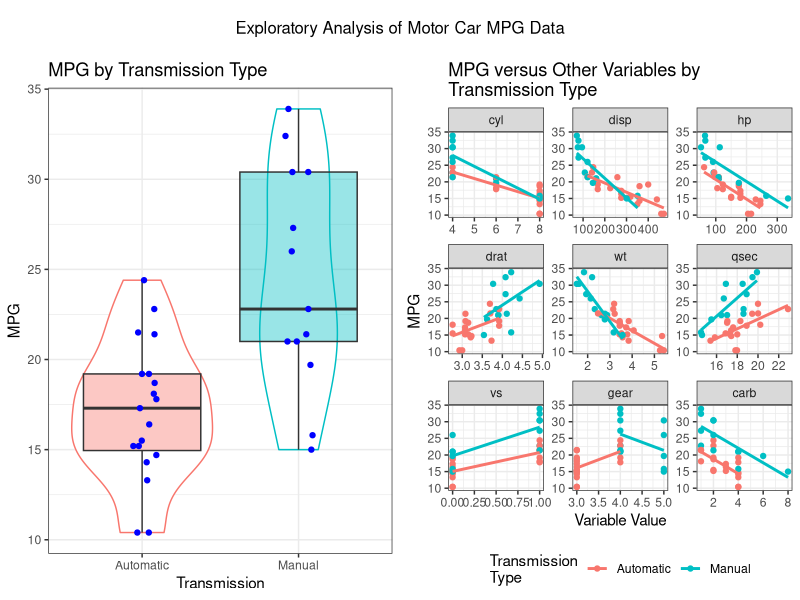
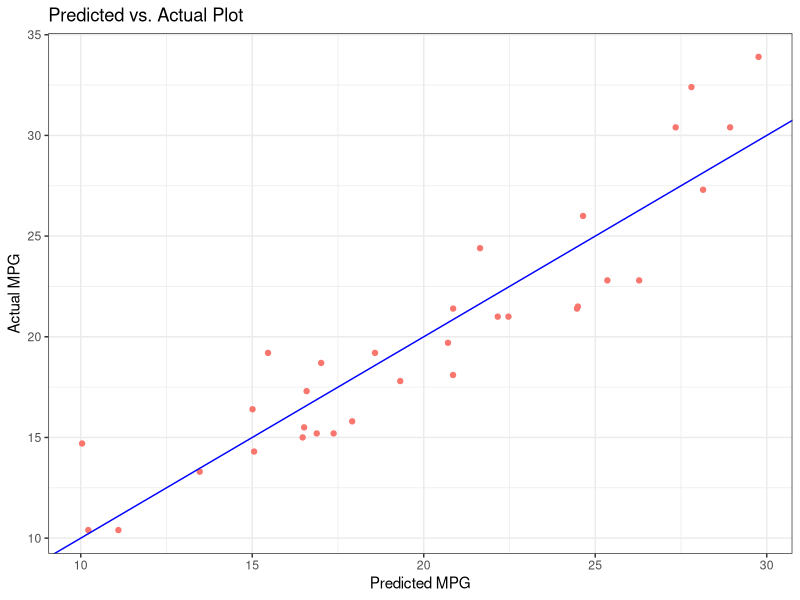
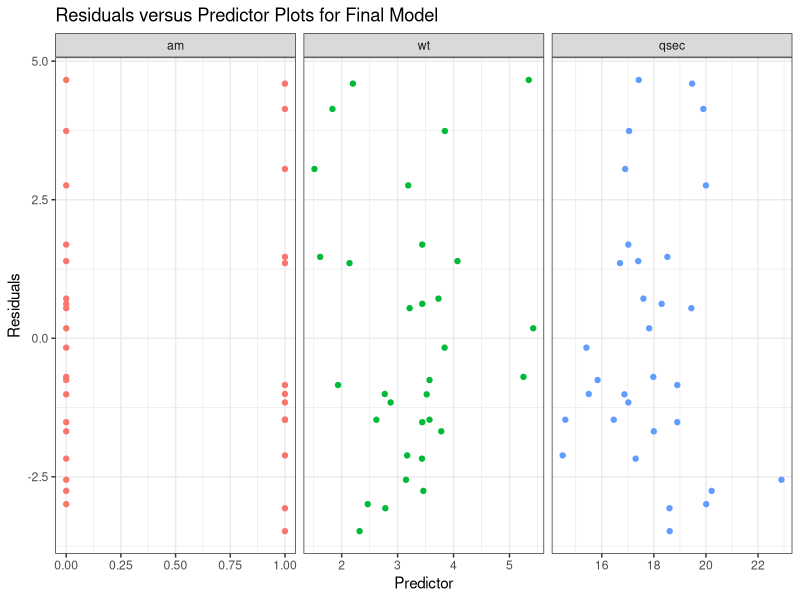

R code for these plots, in order: (Note: this script raises an error after producing the figures.)
## ---- chunk 1
library(ggplot2);library(plyr);library(dplyr);library(reshape2)

data(mtcars)
data <- mtcars
data$am <- factor(data$am,levels=c(0,1),labels=c("Automatic","Manual"))
data$car <- row.names(data)

#Do some EDA
ch1 <- ggplot(data,aes(y=mpg,x=am))+geom_violin(aes(color=am))+geom_boxplot(aes(fill=am),alpha=0.4)+
  geom_jitter(position = position_jitter(width = .1,height=0),color="blue")+theme_bw()+
  theme(legend.position="none")+scale_y_continuous("MPG")+scale_x_discrete("Transmission")+
  ggtitle("MPG by Transmission Type")

data1 <- melt(data,id.var=c("car","am","mpg"))
ch2 <- ggplot(data1,aes(y=mpg,x=value,color=am))+geom_point()+stat_smooth(se=F,method="lm")+
  facet_wrap(~variable,scales="free")+theme_bw()+theme(legend.position="bottom")+
  ggtitle("MPG versus Other Variables by\nTransmission Type")+scale_y_continuous("MPG")+
  scale_x_continuous("Variable Value")+scale_color_discrete("Transmission\nType")

require(grid)
vp.layout <- function(x, y) viewport(layout.pos.row=x, layout.pos.col=y)
arrange_ggplot2 <- function(..., nrow=NULL, ncol=NULL, as.table=FALSE) {
  dots <- list(...)
  n <- length(dots)
	if(is.null(nrow) & is.null(ncol)) { nrow = floor(n/2) ; ncol = ceiling(n/nrow)}
	if(is.null(nrow)) { nrow = ceiling(n/ncol)}
	if(is.null(ncol)) { ncol = ceiling(n/nrow)}
        ## NOTE see n2mfrow in grDevices for possible alternative
grid.newpage()
pushViewport(viewport(layout=grid.layout(nrow+1,ncol,heights = unit(c(0.5,5),"null")  ) ))
	ii.p <- 1
	for(ii.row in seq(1, nrow)){
	ii.table.row <- ii.row	
	if(as.table) {ii.table.row <- nrow - ii.table.row + 1}
		for(ii.col in seq(1, ncol)){
			ii.table <- ii.p
			if(ii.p > n) break
			print(dots[[ii.table]], vp=vp.layout(ii.table.row+1, ii.col))
			ii.p <- ii.p + 1
		}
	}
}

arrange_ggplot2(ch1,ch2)
grid.text("Exploratory Analysis of Motor Car MPG Data", vp = viewport(layout.pos.row = 1, layout.pos.col = 1:2))
## ---- chunk 2
library(caret)
model2 <- train(mpg~.,data[-12],method="lmStepAIC",direction="backward",trace=F)
fit <- lm(mpg~(wt+qsec+am),data=mtcars)
library(xtable)
#kable(summary(model2)$coefficients,digits=2,format="html")
print(xtable(fit, caption ="Regression Model Coefficients and Significance", digits = 2),type='html',caption.placement = 'top')

## ---- chunk 3
fit2 <- summary(model2)
diags <- data.frame(car=row.names(mtcars),residuals=fit2$residuals,am=mtcars$am,wt=mtcars$wt,qsec=mtcars$qsec,actual=mtcars$mpg,predicted=predict(model2,data))
diags1 <- melt(diags,id.vars=c("car","residuals","actual")) 
ggplot(subset(diags1,variable=="predicted"),aes(y=actual,x=value,color=variable))+geom_point()+
  theme_bw()+theme(legend.position="none")+
  ggtitle("Predicted vs. Actual Plot")+scale_x_continuous("Predicted MPG")+
  scale_y_continuous("Actual MPG")+geom_abline(slope=1,intercept=0,color="blue")
## ---- chunk 4
#Residuls versus predicotr plots
diags <- data.frame(car=row.names(mtcars),residuals=fit2$residuals,am=mtcars$am,wt=mtcars$wt,qsec=mtcars$qsec,fitted=predict(model2,data))
diags1 <- melt(diags,id.vars=c("car","residuals")) 
ggplot(subset(diags1,variable != "fitted"),aes(y=residuals,x=value,color=variable))+geom_point()+
  facet_wrap(~variable,scales="free_x")+theme_bw()+theme(legend.position="none")+
  ggtitle("Residuals versus Predictor Plots for Final Model")+scale_x_continuous("Predictor")+
  scale_y_continuous("Residuals")
## ---- chunk 5

#create the model in lm for the plots


#from http://librestats.com/2012/06/11/autoplot-graphical-methods-with-ggplot2/
autoplot.lm <- function(model, ..., which=c(1:3, 5), mfrow=c(1,1)){
  
  require(grid)
  df <- fortify(model)
  df <- cbind(df, rows=1:nrow(df))
  
  # residuals vs fitted
  g1 <- ggplot(df, aes(.fitted, .resid)) +
    geom_point()  +
    geom_smooth(se=FALSE) +
    geom_hline(linetype=2, size=.2) +
    scale_x_continuous("Fitted Values") +
    scale_y_continuous("Residual") +
    ggtitle("Residuals vs Fitted")+theme_bw()
  
  # normal qq
  a <- quantile(df$.stdresid, c(0.25, 0.75))
  b <- qnorm(c(0.25, 0.75))
  slope <- diff(a)/diff(b)
  int <- a[1] - slope * b[1]
  g2 <- ggplot(df, aes(sample=.stdresid)) +
    stat_qq() +
    geom_abline(slope=slope, intercept=int,color="blue") +
    scale_x_continuous("Theoretical Quantiles") +
    scale_y_continuous("Standardized Residuals") +
    ggtitle("Normal Q-Q")+theme_bw()
  
  # scale-location
  g3 <- ggplot(df, aes(.fitted, sqrt(abs(.stdresid)))) +
    geom_point() +
    geom_smooth(se=FALSE) +
    scale_x_continuous("Fitted Values") +
    scale_y_continuous("Root of Standardized Residuals") +
    ggtitle("Scale-Location")+theme_bw()
  
  # cook's distance
  g4 <-  ggplot(df, aes(rows, .cooksd, ymin=0, ymax=.cooksd)) +
    geom_point() + geom_linerange(color="blue") +
    scale_x_continuous("Observation Number") +
    scale_y_continuous("Cook's distance") +
    ggtitle("Cook's Distance")+theme_bw()
  
  # residuals vs leverage
  g5 <- ggplot(df, aes(.hat, .stdresid)) +
    geom_point() +
    geom_smooth(se=FALSE) +
    geom_hline(linetype=2, size=.2) +
    scale_x_continuous("Leverage") +
    scale_y_continuous("Standardized Residuals") +
    ggtitle("Residuals vs Leverage")+theme_bw()
  
  # cooksd vs leverage
  g6 <- ggplot(df, aes(.hat, .cooksd)) +
    geom_point() +
    geom_smooth(se=FALSE) +
    scale_x_continuous("Leverage") +
    scale_y_continuous("Cook's distance") +
    ggtitle("Cook's dist vs Leverage")+theme_bw()
  
  plots <- list(g1, g2, g3, g4, g5, g6)
  
  # making the plots
  grid.newpage()
  
  if (prod(mfrow)>1) {
    mypos <- expand.grid(1:mfrow[1], 1:mfrow[2])
    mypos <- mypos[with(mypos, order(Var1)), ]
    pushViewport(viewport(layout = grid.layout(mfrow[1], mfrow[2])))
    formatter <- function(.){}
  } else {
    mypos <- data.frame(matrix(1, length(which), 2))
    pushViewport(viewport(layout = grid.layout(1, 1)))
    formatter <- function(.) {
      .dontcare <- readline("Hit <Return> to see next plot: ")
      grid.newpage()
    }
  }
  
  j <- 1
  for (i in which){
    formatter()
    print(plots[[i]], vp=viewport(layout.pos.row=mypos[j,][1], layout.pos.col=mypos[j,][2]))
    j <- j+1
  }
}

autoplot.lm(fit, which=1:6, mfrow=c(3,2))

